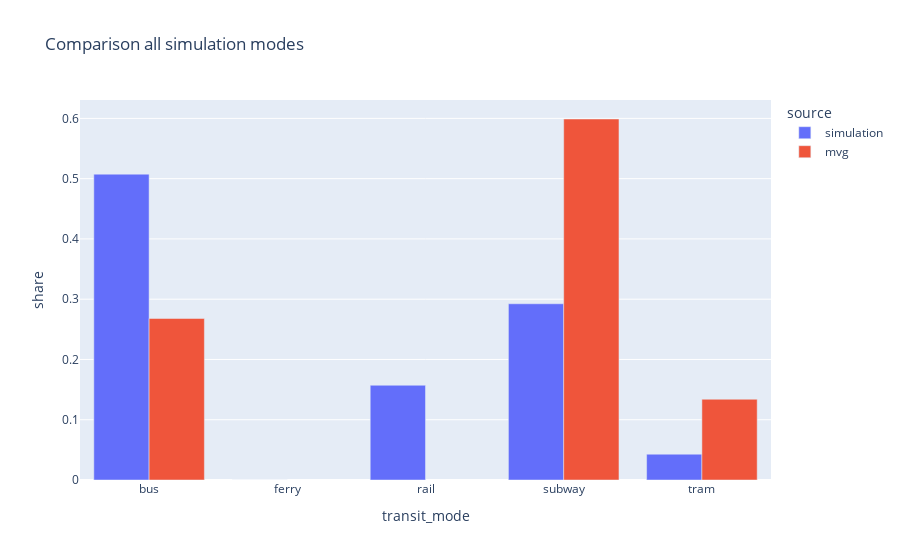

Source (notebook cell):
### Code cell
px.bar(
    df, x = "transit_mode", y = "share", color = "source", barmode = "group",
    title = "Comparison all simulation modes"
)

### Figure 1 — Plotly figure (JSON) as saved in the notebook; plotly's stock layout.template omitted (floating-point values rounded to 4 significant figures)
{"data": [{"alignmentgroup": "True", "hovertemplate": "source=simulation<br>transit_mode=%{x}<br>share=%{y}<extra></extra>", "legendgroup": "simulation", "marker": {"color": "#636efa", "pattern": {"shape": ""}}, "name": "simulation", "offsetgroup": "simulation", "orientation": "v", "showlegend": true, "textposition": "auto", "type": "bar", "x": ["bus", "ferry", "rail", "subway", "tram"], "xaxis": "x", "y": [0.5075, 3.544e-05, 0.1572, 0.2924, 0.04285], "yaxis": "y"}, {"alignmentgroup": "True", "hovertemplate": "source=mvg<br>transit_mode=%{x}<br>share=%{y}<extra></extra>", "legendgroup": "mvg", "marker": {"color": "#EF553B", "pattern": {"shape": ""}}, "name": "mvg", "offsetgroup": "mvg", "orientation": "v", "showlegend": true, "textposition": "auto", "type": "bar", "x": ["bus", "tram", "subway"], "xaxis": "x", "y": [0.268, 0.134, 0.599], "yaxis": "y"}], "layout": {"barmode": "group", "legend": {"title": {"text": "source"}, "tracegroupgap": 0}, "title": {"text": "Comparison all simulation modes"}, "xaxis": {"anchor": "y", "domain": [0, 1], "title": {"text": "transit_mode"}}, "yaxis": {"anchor": "x", "domain": [0, 1], "title": {"text": "share"}}}}
